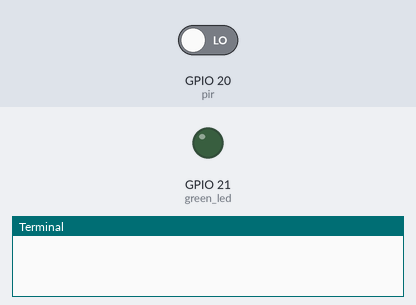
Bench run of a program on a simulated Raspberry Pi (BCM pin numbers). Parts: output pins drawn as LEDs (lit = HIGH), the last lines printed to the terminal. The test bench sets the inputs (shaded band); at power-on: GPIO 20 (pir) LOW.

Above: at 1.2 s.
1.3 s: GPIO 20 (pir) driven HIGH
At 1.8 s:
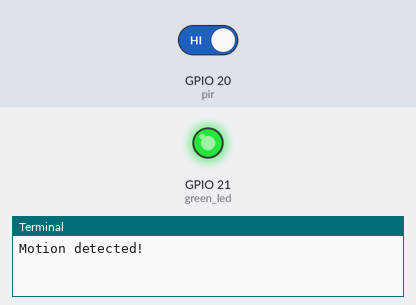
2.8 s: GPIO 20 (pir) driven LOW
At 4.1 s:
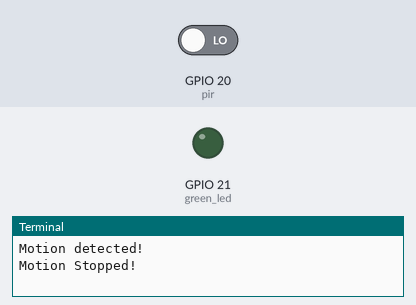
Timing chart, 0 to 5.8 s (numbered marks = the images above; inputs shaded):
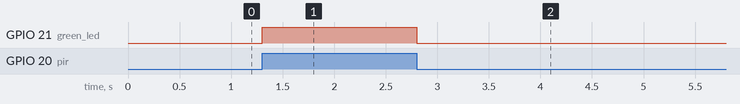

Measured:
- after the input at 1.3 s, GPIO 21 (green_led): LOW → HIGH at once
- after the input at 2.8 s, GPIO 21 (green_led): HIGH → LOW at once

The program:

PIR_Motion.py
```python
from gpiozero import LED
from gpiozero import MotionSensor

green_led = LED(21)
pir = MotionSensor(20)
green_led.off()

while True:
    pir.wait_for_motion()
    print("Motion detected!")
    green_led.on()
    pir.wait_for_no_motion()
    green_led.off()
    print("Motion Stopped!")
```
